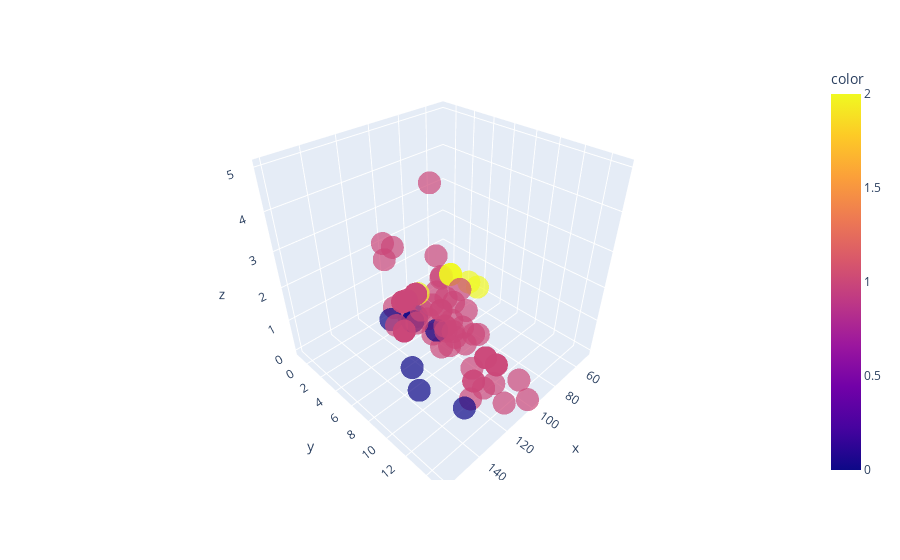

Notebook cell for this chart:
### Code cell
# 3D plot

# Scatter
import plotly.express as px

fig = px.scatter_3d(X,x = X[:,0],y=X[:,1],z =X[:,2],color=labels,opacity=0.7)
fig.show()

### Figure 1 — Plotly figure (JSON) as saved in the notebook; plotly's stock layout.template omitted (floating-point values rounded to 4 significant figures)
{"data": [{"hovertemplate": "x=%{x}<br>y=%{y}<br>z=%{z}<br>color=%{marker.color}<extra></extra>", "legendgroup": "", "marker": {"color": [2, 1, 2, 2, 1, 1, 1, 0, 1, 1, 1, 1, 1, 1, 1, 1, 1, 1, 1, 1, 1, 1, 1, 1, 1, 1, 1, 1, 1, 1, 1, 1, 1, 1, 1, 1, 1, 1, 1, 0, 1, 1, 1, 1, 0, 0, 0, 1, 1, 0, 1, 0, 1, 1, 2, 2, 1, 1, 1, 1, 1, 1, 1, 2, 1, 1, 1, 1, 1, 1, 0, 1, 1, 1, 1, 1, 1], "coloraxis": "coloraxis", "opacity": 0.7, "symbol": "circle"}, "mode": "markers", "name": "", "scene": "scene", "showlegend": false, "type": "scatter3d", "x": [70, 120, 70, 50, 110, 110, 110, 130, 90, 90, 120, 110, 120, 110, 110, 110, 100, 110, 110, 110, 100, 110, 100, 100, 110, 110, 100, 120, 120, 110, 100, 110, 100, 110, 120, 120, 110, 110, 110, 140, 110, 100, 110, 100, 150, 150, 160, 100, 120, 140, 90, 130, 120, 100, 50, 50, 100, 100, 120, 100, 90, 110, 110, 80, 90, 90, 110, 110, 90, 110, 140, 100, 110, 110, 100, 100, 110], "y": [6, 8, 5, 0, 8, 10, 14, 8, 6, 5, 12, 1, 9, 7, 13, 3, 2, 12, 13, 7, 0, 3, 10, 5, 13, 11, 7, 10, 12, 12, 15, 9, 5, 3, 4, 11, 10, 11, 6, 9, 3, 6, 12, 3, 11, 11, 13, 6, 9, 7, 2, 10, 14, 3, 0, 0, 6, -1, 12, 8, 6, 2, 3, 0, 0, 0, 15, 3, 5, 3, 14, 3, 3, 12, 3, 3, 8], "z": [1, 5, 1, 0, 2, 2, 0, 2, 1, 0, 2, 2, 3, 2, 1, 0, 0, 0, 1, 3, 0, 0, 1, 0, 1, 0, 0, 2, 0, 1, 0, 1, 1, 0, 3, 2, 1, 0, 1, 1, 1, 2, 1, 1, 3, 3, 2, 1, 1, 2, 0, 2, 1, 0, 0, 0, 1, 2, 1, 2, 0, 0, 0, 0, 0, 0, 1, 0, 0, 1, 1, 1, 1, 1, 1, 1, 1]}], "layout": {"coloraxis": {"colorbar": {"title": {"text": "color"}}, "colorscale": [[0, "#0d0887"], [0.1111, "#46039f"], [0.2222, "#7201a8"], [0.3333, "#9c179e"], [0.4444, "#bd3786"], [0.5556, "#d8576b"], [0.6667, "#ed7953"], [0.7778, "#fb9f3a"], [0.8889, "#fdca26"], [1, "#f0f921"]]}, "legend": {"tracegroupgap": 0}, "margin": {"t": 60}, "scene": {"domain": {"x": [0, 1], "y": [0, 1]}, "xaxis": {"title": {"text": "x"}}, "yaxis": {"title": {"text": "y"}}, "zaxis": {"title": {"text": "z"}}}}}
